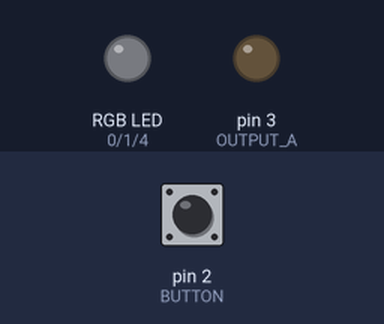
Recording of a sketch running on a simulated Arduino Uno, built with avr-gcc and run on an emulated ATmega328P. On the bench: an RGB LED mixed from three pins (HIGH = lit), output pins drawn as LEDs (lit = HIGH). The inputs (shaded band) are chosen by the test bench; at power-on: pin 2 (BUTTON) LOW.

Above: at 1.2 s.
1.3 s: pin 2 (BUTTON) pulled HIGH for 0.15 s
At 2.5 s:
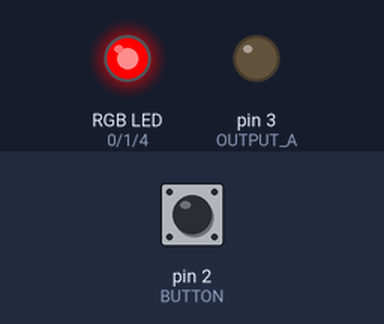
2.9 s: pin 2 (BUTTON) pulled HIGH for 1 s
At 3.7 s:
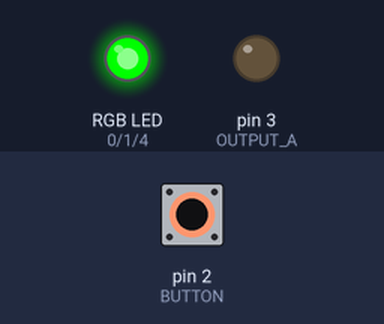
5.4 s: pin 2 (BUTTON) pulled HIGH for 0.15 s
At 6.6 s:
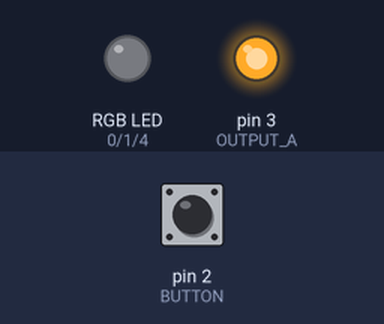
7.0 s: pin 2 (BUTTON) pulled HIGH for 3.2 s
At 8.0 s:
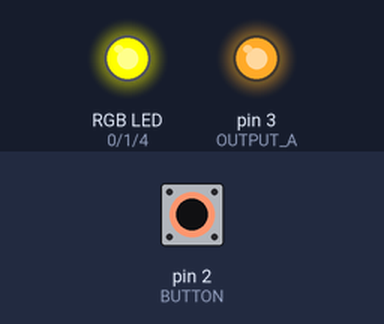
11.7 s: pin 2 (BUTTON) pulled HIGH for 0.15 s
At 13.8 s:
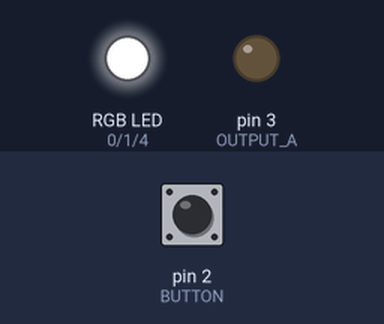
14.8 s: pin 2 (BUTTON) pulled HIGH for 1 s
At 19.2 s:
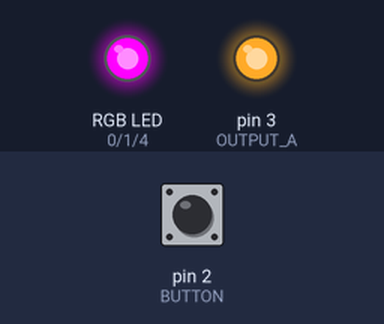
Timing chart, 0 to 25.0 s (numbered marks = the images above; inputs shaded):
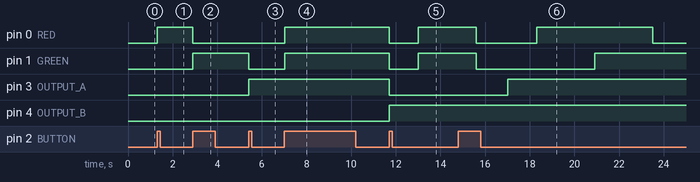

Measured:
- after the input at 1.3 s, pin 0 (RED): LOW → HIGH at once
- after the input at 2.9 s, pin 0 (RED): HIGH → LOW at once; pin 1 (GREEN): LOW → HIGH at once
- after the input at 5.4 s, pin 1 (GREEN): HIGH → LOW at once; pin 3 (OUTPUT_A): LOW → HIGH at once
- after the input at 7.0 s, pin 0 (RED), pin 1 (GREEN): LOW → HIGH at once
- after the input at 11.7 s, pin 0 (RED), pin 1 (GREEN): HIGH → LOW at once, → HIGH 1.3 s later; pin 3 (OUTPUT_A): HIGH → LOW at once; pin 4 (OUTPUT_B): LOW → HIGH at once
- after the input at 14.8 s, pin 3 (OUTPUT_A): LOW → HIGH after 2.2 s

The sketch:

Controller_A_refactor.ino
```cpp
/*******************************************************************************
@file     Controller_A_refactor.ino
@author   Samuel Yamoah
@date     29.06.2016
@modified 27.06.2016
@brief    Main Code for Ping POng Ball Lamp. Each Ping Pong Ball will have an
          RGB LED (72 total). Program will have solid RED, GREEN, BLUE, WHITE,
          pulse WHITE & pulse RGB Spectrum.
*******************************************************************************/

// constants setup:
const int RED =  0;            //RED LED pin
const int GREEN =  1;          //GREEN LED pin
const int BUTTON = 2;          //Push button pin
const int OUTPUT_A = 3;        //Output A to Controller 2
const int OUTPUT_B = 4;        //Output B to Controller 2
const int MAX_COLOUR_STATES = 7;

// variables will change:
int buttonState = 0;          // variable for reading the pushbutton status
int lastButtonState = LOW;
int colourState = 0;              //Determining which light to turn on
int debounce = 0;           //Counter for the debounce time
boolean buttonPressed = false;
boolean toggle = false;

void setup() {
  // initialize RED LED pin as an output:
  pinMode(RED, OUTPUT);
  // initialize the GREEN LED pin as an output:
  pinMode(GREEN, OUTPUT);
  // initialize Output A pin as an output:
  pinMode(OUTPUT_A, OUTPUT);
  // initialize Output B pin as an output:
  pinMode(OUTPUT_B, OUTPUT);
  // initialize the pushbutton pin as an input:
  pinMode(BUTTON, INPUT);
}

void loop(){
  debounceFunct();

  if(buttonPressed == true && toggle == false){
    toggle = true;
    colourState++;
    if(colourState == MAX_COLOUR_STATES) colourState = 0;
    toggle_funct();
  }
   toggle_funct();
}

//Function selects the colour state
void toggle_funct(){
  switch(colourState){
    case 0:
      all_off();
      break;

    case 1:
      red();
      break;

    case 2:
      green();
      break;

    case 3:
      blue();
      break;

    case 4:
      white();
      break;

    case 5:
      white_pulse();
      break;

    case 6:
      rgb();
      break;
  }
}


//ALL LIGHTS OFF
void all_off(){
  digitalWrite(RED, LOW);
  digitalWrite(GREEN, LOW);
  digitalWrite(OUTPUT_A, LOW);
  digitalWrite(OUTPUT_B, LOW);
}

//RED LIGHT SOLID
void red(){
  digitalWrite(RED, HIGH);
  digitalWrite(GREEN, LOW);
  digitalWrite(OUTPUT_A, LOW);
  digitalWrite(OUTPUT_B, LOW);
}

//GREEN LIGHT SOLID
void green(){
  digitalWrite(RED, LOW);
  digitalWrite(GREEN, HIGH);
  digitalWrite(OUTPUT_A, LOW);
  digitalWrite(OUTPUT_B, LOW);
}

//BLUE LIGHT SOLID
void blue(){
  digitalWrite(RED, LOW);
  digitalWrite(GREEN, LOW);
  digitalWrite(OUTPUT_A, HIGH);
  digitalWrite(OUTPUT_B, LOW);
}

//WHITE LIGHT SOLID
void white(){
  digitalWrite(RED, HIGH);
  digitalWrite(GREEN, HIGH);
  digitalWrite(OUTPUT_A, HIGH);
  digitalWrite(OUTPUT_B, LOW);
}

//WHITE LIGHT PULSE
void white_pulse(){
  bool quit = false;
  digitalWrite(RED, LOW);
  digitalWrite(GREEN, LOW);
  digitalWrite(OUTPUT_A, LOW);
  digitalWrite(OUTPUT_B, HIGH);

  // fade in from min to max in increments of 5 points:
  for(int fadeValue = 0 ; fadeValue <= 255; fadeValue +=5) {
    // sets the value (range from 0 to 255):
    analogWrite(RED, fadeValue);
    analogWrite(GREEN, fadeValue);
    // wait for 50 milliseconds to see the dimming effect
    delay(50);
 }

  // fade out from max to min in increments of 5 points:
  for(int fadeValue = 255 ; fadeValue >= 0; fadeValue -=5) {
    // sets the value (range from 0 to 255):
    analogWrite(RED, fadeValue);
    analogWrite(GREEN, fadeValue);
    // wait for 50 milliseconds to see the dimming effect
    delay(50);

    if (digitalRead(BUTTON) == HIGH) quit = true;
  }

  analogWrite(RED, 0);
  analogWrite(GREEN, 0);
  delay(100);
  if (digitalRead(BUTTON) == HIGH) quit = true;

  if (quit == true){
    quit = false;
    colourState++;
  }
}

//RGB SPECTRUM
void rgb(){
  //bool quit = false;
    digitalWrite(RED, LOW);
    digitalWrite(GREEN, LOW);
    digitalWrite(OUTPUT_A, HIGH);
    digitalWrite(OUTPUT_B, HIGH);

    // fade in from min to max in increments of 5 points: FADE IN RED
    for (int fadeValue = 0 ; fadeValue <= 255; fadeValue += 5) {
      // sets the value (range from 0 to 255):
      analogWrite(RED, fadeValue);
      // wait for 50 milliseconds to see the dimming effect
      delay(50);
    }

    // fade in from min to max in increments of 5 points: FADE IN GREEN [RED]
    for (int fadeValue = 0 ; fadeValue <= 255; fadeValue += 5) {
      // sets the value (range from 0 to 255):
      analogWrite(GREEN, fadeValue);
      // wait for 50 milliseconds to see the dimming effect
      delay(50);
    }

    // fade out from max to min in increments of 5 points: FADE OUT RED [GREEN]
    for (int fadeValue = 255 ; fadeValue >= 0; fadeValue -= 5) {
      // sets the value (range from 0 to 255):
      analogWrite(RED, fadeValue);
      // wait for 50 milliseconds to see the dimming effect
      delay(50);
    }

    // fade in from min to max in increments of 5 points: FADE IN BLUE [GREEN]
    for (int fadeValue = 0 ; fadeValue <= 255; fadeValue += 5) {
      // wait for 50 milliseconds to see the dimming effect
      delay(50);
    }

     // fade out from max to min in increments of 5 points: FADE OUT GREEN [BLUE]
    for (int fadeValue = 255 ; fadeValue >= 0; fadeValue -= 5) {
      // sets the value (range from 0 to 255):
      analogWrite(GREEN, fadeValue);
      // wait for 50 milliseconds to see the dimming effect
      delay(50);
    }

    // fade in from min to max in increments of 5 points: FADE IN RED [BLUE]
    for (int fadeValue = 0 ; fadeValue <= 255; fadeValue += 5) {
      // sets the value (range from 0 to 255):
      analogWrite(RED, fadeValue);
      // wait for 50 milliseconds to see the dimming effect
      delay(50);
    }

    // fade in from min to max in increments of 5 points: FADE IN GREEN [BLUE, RED]
    for (int fadeValue = 0 ; fadeValue <= 255; fadeValue += 5) {
      // sets the value (range from 0 to 255):
      analogWrite(GREEN, fadeValue);
      // wait for 50 milliseconds to see the dimming effect
      delay(50);
    }

     // fade out from max to min in increments of 5 points: FADE OUT ALL
    for (int fadeValue = 255 ; fadeValue >= 0; fadeValue -= 5) {
      // sets the value (range from 0 to 255):
      analogWrite(RED, fadeValue);
      analogWrite(GREEN, fadeValue);
      // wait for 50 milliseconds to see the dimming effect
      delay(50);
    }
}


void debounceFunct(){
  if (digitalRead(BUTTON) == HIGH)
  {
    debounce++;
  }
  else{
    debounce = 0;
    buttonPressed = false;
    toggle = false;
  }
  if(debounce >= 500) //Indicates how long you need to wait
                      //before accepting that the BUTTON was pressed
  {
    buttonPressed = true;
  }
}
```
